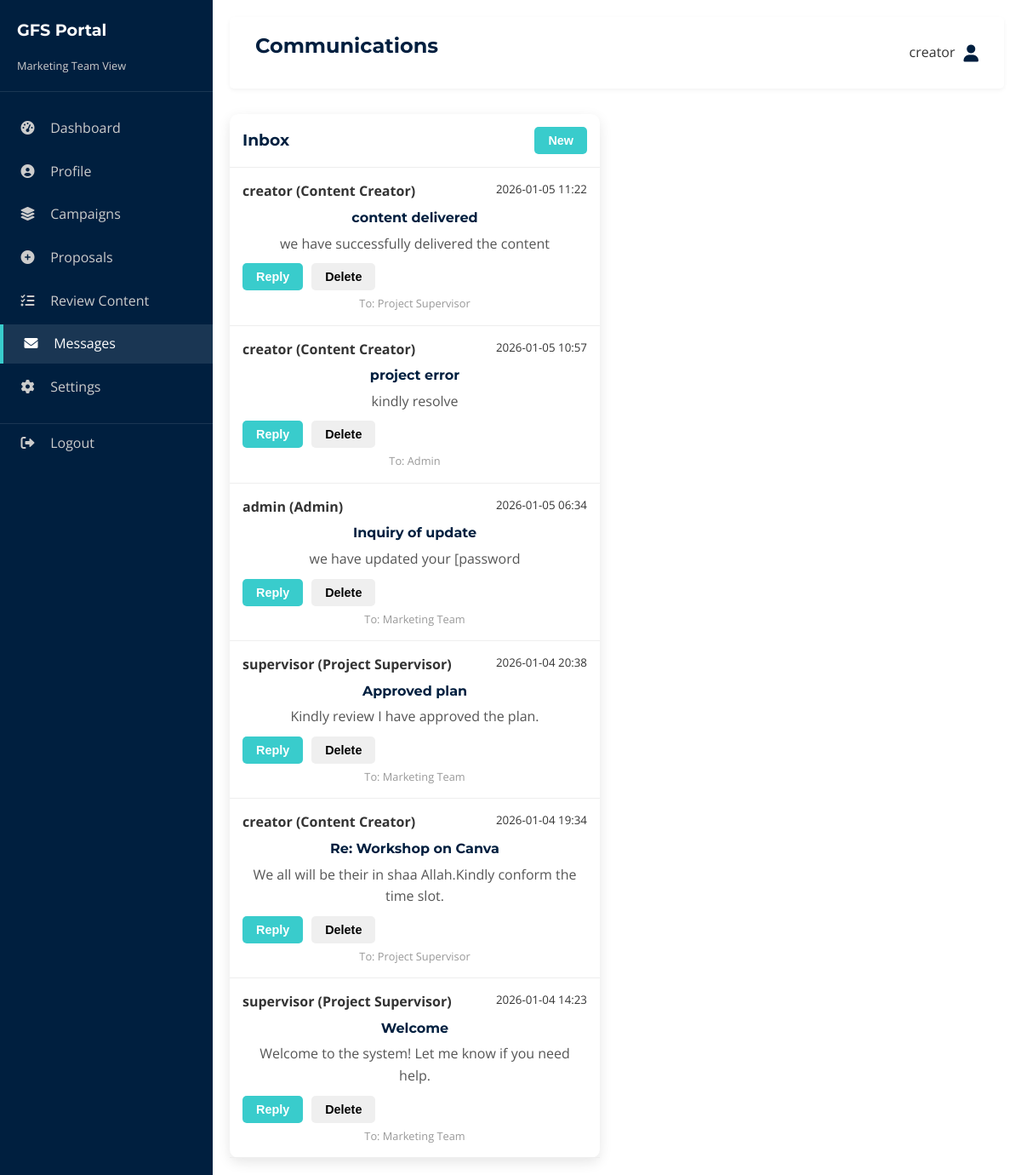
Screenshot of /portal/marketing/messages (signed in) with the database file from the repository.
### tables this page shows
CREATE TABLE messages (
    id INTEGER PRIMARY KEY AUTOINCREMENT,
    sender_id INTEGER NOT NULL,
    sender_name TEXT NOT NULL,
    sender_role TEXT NOT NULL,
    receiver_role TEXT NOT NULL,
    subject TEXT NOT NULL,
    content TEXT NOT NULL,
    created_at TIMESTAMP DEFAULT CURRENT_TIMESTAMP,
    FOREIGN KEY (sender_id) REFERENCES users (id)
);

### app.py (the view)
@app.route('/portal/marketing/messages')
def portal_marketing_messages():
    if 'user_id' not in session: return redirect(url_for('login'))
    conn = get_db_connection()
    msgs = conn.execute('SELECT * FROM messages WHERE receiver_role = "Marketing Team" OR sender_id = ? ORDER BY created_at DESC', (session.get('user_id'),)).fetchall()
    conn.close()
    return render_template('portals/marketing_messages.html', role='Marketing Team', messages=msgs)

### app.py (called while the page is built)
def get_db_connection():
    conn = sqlite3.connect('database.db')
    conn.row_factory = sqlite3.Row
    return conn

@app.context_processor
def inject_global_data():
    conn = get_db_connection()
    try:
        theme_row = conn.execute("SELECT value FROM settings WHERE key = 'theme'").fetchone()
        theme = theme_row['value'] if theme_row else 'default'
        site_rows = conn.execute("SELECT section, key, value FROM site_content WHERE page = 'global'").fetchall()
        site_data = {}
        for row in site_rows:
            if row['section'] not in site_data:
                site_data[row['section']] = {}
            site_data[row['section']][row['key']] = row['value']
    except sqlite3.OperationalError:
        theme = 'default'
        site_data = {}
    finally:
        conn.close()
    return dict(theme=theme, site=site_data)

### templates/portals/marketing_messages.html (shortened to what this page needs)
{% extends 'portal_base.html' %}
{% block header %}Communications{% endblock %}
{% block content %}
<div class="grid-2">
    <div class="card" style="padding: 0;">
        <div
            style="padding: 15px; border-bottom: 1px solid #eee; display: flex; justify-content: space-between; align-items: center;">
            <h3 style="margin: 0;">Inbox</h3>
            <button class="btn btn-primary small-btn"
                onclick="document.getElementById('composeModal').style.display='flex'">New</button>
        </div>
        <ul style="list-style: none; padding: 0; margin: 0;">
            {% for msg in messages %}
            <li style="padding: 15px; border-bottom: 1px solid #eee;">
                <div style="display: flex; justify-content: space-between; margin-bottom: 5px;">
                    <strong>{{ msg.sender_name }} ({{ msg.sender_role or 'Unknown' }})</strong>
                    <small>{{ msg.created_at[:16] if msg.created_at else 'N/A' }}</small>
                </div>
                <h4 style="margin: 5px 0;">{{ msg.subject }}</h4>
                <p style="margin: 0; color: #555;">{{ msg.content }}</p>
                <div style="margin-top: 10px; display: flex; gap: 10px;">
                    {% if msg.sender_role %}
                    <button class="btn btn-primary small-btn"
                        onclick="replyTo('{{ msg.sender_role }}', '{{ msg.subject }}')">Reply</button>
                    {% endif %}
                    <form action="{{ url_for('delete_message', msg_id=msg.id) }}" method="POST"
                        style="display: inline;">
                        <button type="submit" class="btn btn-danger small-btn"
                            onclick="return confirm('Delete this message?')">Delete</button>
                    </form>
                </div>
                <div style="margin-top: 5px; font-size: 0.8rem; color: #999;">To: {{ msg.receiver_role }}</div>
            </li>
            {% endfor %}
        </ul>
    </div>
</div>
{% endblock %}

### static/styles.css (style rules this page uses)
:root { --primary-color: #001f3f; --secondary-color: #39cccc; --accent-color: #0074D9; --text-color: #333; --light-gray: #f4f4f4; --white: #ffffff; --bg-color: #ffffff; --card-bg: #ffffff; --sidebar-bg: #001f3f; --sidebar-text: #ffffff; --font-heading: 'Montserrat', sans-serif; --font-body: 'Open Sans', sans-serif; --transition: all 0.3s ease; }
* { margin: 0; padding: 0; box-sizing: border-box; }
body { font-family: var(--font-body); line-height: 1.6; color: var(--text-color); background-color: var(--bg-color); }
h1, h2, h3, h4, h5, h6 { font-family: var(--font-heading); color: var(--primary-color); margin-bottom: 1rem; }
ul { list-style: none; }
.btn { display: inline-block; padding: 10px 20px; border-radius: 5px; font-weight: 600; transition: var(--transition); cursor: pointer; border: none; }
.btn-primary { background-color: var(--secondary-color); color: #fff; }
.small-btn { padding: 8px 16px; font-size: 0.9rem; }
.grid-2 { display: grid; grid-template-columns: repeat(2, 1fr); gap: 40px; align-items: center; }
.card { background: var(--card-bg); padding: 30px; border-radius: 10px; box-shadow: 0 5px 15px rgba(0, 0, 0, 0.1); transition: var(--transition); text-align: center; color: var(--text-color); }

### rows the page displays
messages: sender_name "creator", sender_role "Content Creator", created_at "2026-01-05 11:22", subject "content delivered", content "we have successfully delivered the content", receiver_role "Project Supervisor"
messages: sender_name "creator", sender_role "Content Creator", created_at "2026-01-05 10:57", subject "project error", content "kindly resolve", receiver_role "Admin"
messages: sender_name "admin", sender_role "Admin", created_at "2026-01-05 06:34", subject "Inquiry of update", content "we have updated your [password", receiver_role "Marketing Team"
messages: sender_name "supervisor", sender_role "Project Supervisor", created_at "2026-01-04 20:38", subject "Approved plan", content "Kindly review I have approved the plan.", receiver_role "Marketing Team"
messages: sender_name "creator", sender_role "Content Creator", created_at "2026-01-04 19:34", subject "Re: Workshop on Canva", content "We all will be their in shaa Allah.Kindly conform the time slot.", receiver_role "Project Supervisor"
messages: sender_name "supervisor", sender_role "Project Supervisor", created_at "2026-01-04 14:23", subject "Welcome", content "Welcome to the system! Let me know if you need help.", receiver_role "Marketing Team"

### other values shown
{{ role }} "Marketing Team"
{{ session['username'] }} "creator"
